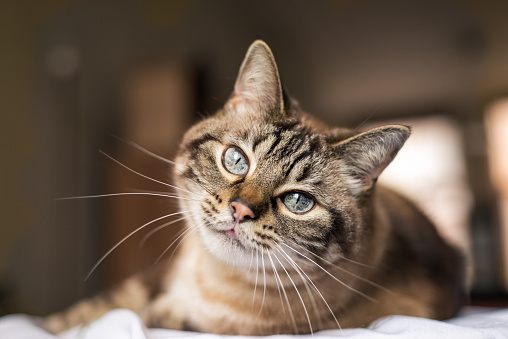
#> input picture cat.jpg, 508 x 339 px
$ python UsefulFunctions.py
#> lines starting #> are read from the running program, lines starting #| are printed output that depends on the picture; after the words box and inside, x2 and y2 are one past the last pixel; in counts of white or black regions, pixels touching at a corner belong together
import cv2 as cv
from cv2 import imshow

img = cv.imread('cat.jpg')
#> img is the input picture: shape (339, 508, 3); mean B, G, R 77.9, 92.4, 109.7
# the order of channels in each element of matrix 2D of frame is actually reversed becomes BGR. Therefore here to convert the image to gray, it should be specified that the conversion takes on BGR ordered image to gray scaled image
gray=cv.cvtColor(img,cv.COLOR_BGR2GRAY)
gray2=cv.cvtColor(img,cv.COLOR_RGB2GRAY)
# but there are not much difference between the conversion from BGR and RGB
cv.imshow('Gray scaled',gray)
imshow('Gray scaled 2',gray2)
imshow('Cat',img)


# blurred image is often used compared non-blurred image to detect edge detection, since the blurred image will get rid of the small edges or even noise
# we can increase the blur by increasing the kernel
blur = cv.GaussianBlur(gray,(3,3),sigmaX=0)
blur2 = cv.GaussianBlur(gray,(5,5),sigmaX=0)
blur3 = cv.GaussianBlur(gray,(7,7),sigmaX=0)
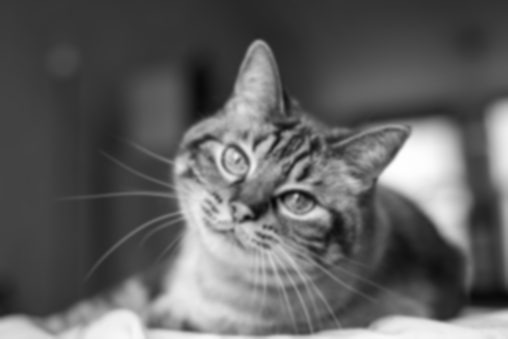
#> blur3: shape (339, 508); min 7, max 254, mean 95.9

imshow('Blur',blur)
imshow('Blur 2',blur2)
imshow('Blur 3',blur3)

# find edges
# trying difference treshold
# canny function will convert the gray scaled image into an image that can only represent black or white pixels.
canny=cv.Canny(blur,5,9,4)
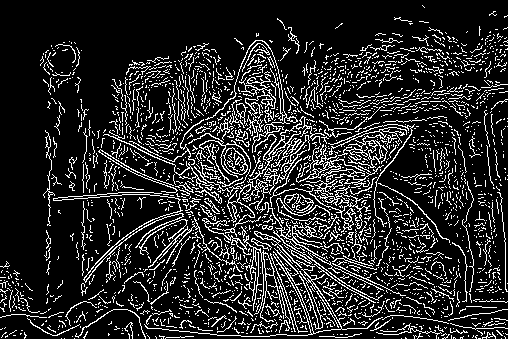
#> canny: shape (339, 508); 15.7% white in thin lines or dots
canny2=cv.Canny(blur2,2,3,4)
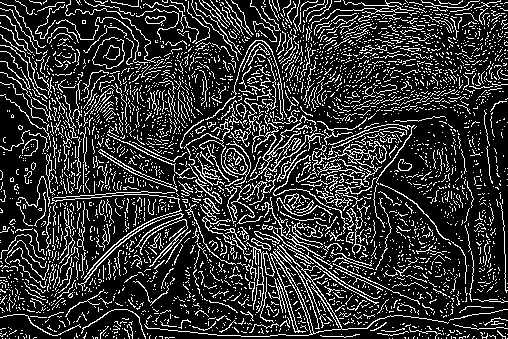
#> canny2: shape (339, 508); 19.5% white in thin lines or dots
canny3=cv.Canny(blur3,5,15,4)
#> canny3: shape (339, 508); 9.7% white in thin lines or dots, all inside (x1, y1, x2, y2) = (0, 39, 508, 339)
imshow('Edges',canny)
imshow('Edges 2',canny2)
imshow('Edges 3',canny3)


# we can grow (dilate) or shrink the edges (erode) by using dilate and erode function
dilated = cv.dilate(canny,(3,3),iterations=3)
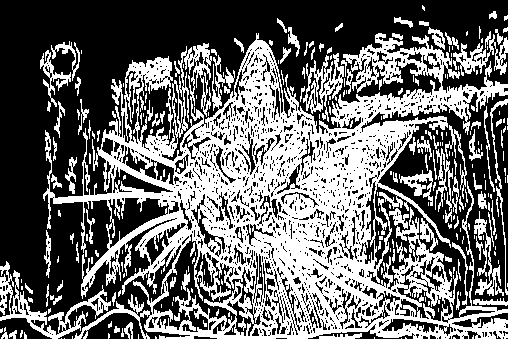
#> dilated: shape (339, 508); 41.6% white; 272 white regions (170 under 20 px), largest, box (x1, y1, x2, y2) and area: (43, 33, 508, 339) 58128, (0, 261, 111, 339) 1808, (303, 53, 344, 122) 1020
dilated2 = cv.dilate(canny2,(5,5),iterations=1)
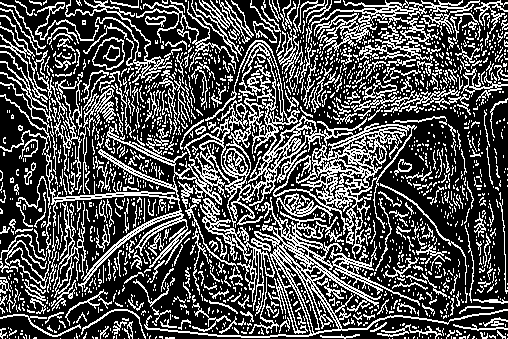
#> dilated2: shape (339, 508); 32.1% white in thin lines or dots
dilated3= cv.dilate(canny3,(7,7),iterations=1)
imshow("Dilated", dilated)
imshow("Dilated 2", dilated2)
imshow("Dilated 3", dilated3)

erode = cv.erode(canny,(3,3),iterations=3)
#> erode: shape (339, 508); 1.2% white in thin lines or dots
erode2 = cv.erode(canny2,(5,5),iterations=1)
#> erode2: shape (339, 508); 7% white in thin lines or dots
erode3 = cv.erode(canny3,(3,3),iterations=1)
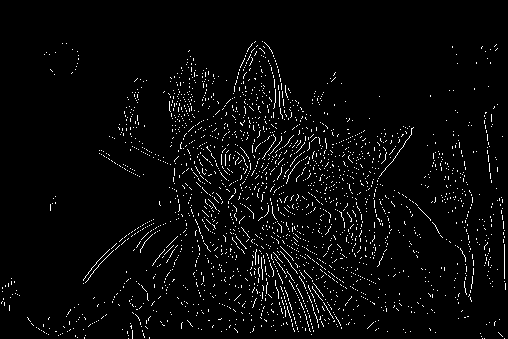
#> erode3: shape (339, 508); 3.3% white in thin lines or dots, all inside (x1, y1, x2, y2) = (1, 41, 506, 339)
imshow("Erode", erode)
imshow("Erode 2", erode2)
imshow("Erode 3", erode3)

# since img is a ndarray we can crop certain pixels by assigning only for certain range of columns and certain range of rows
crop = img[250:,250:400]
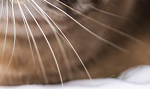
#> crop: shape (89, 150, 3); mean B, G, R 94.4, 108.5, 130.8
imshow('Cropped image',crop)

cv.waitKey(0)
